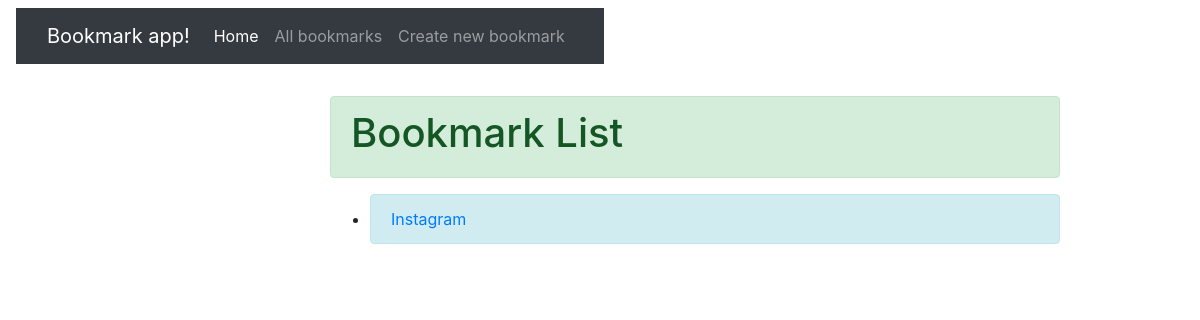
The page /bookmarks/bookmark/ on the database as committed earlier.
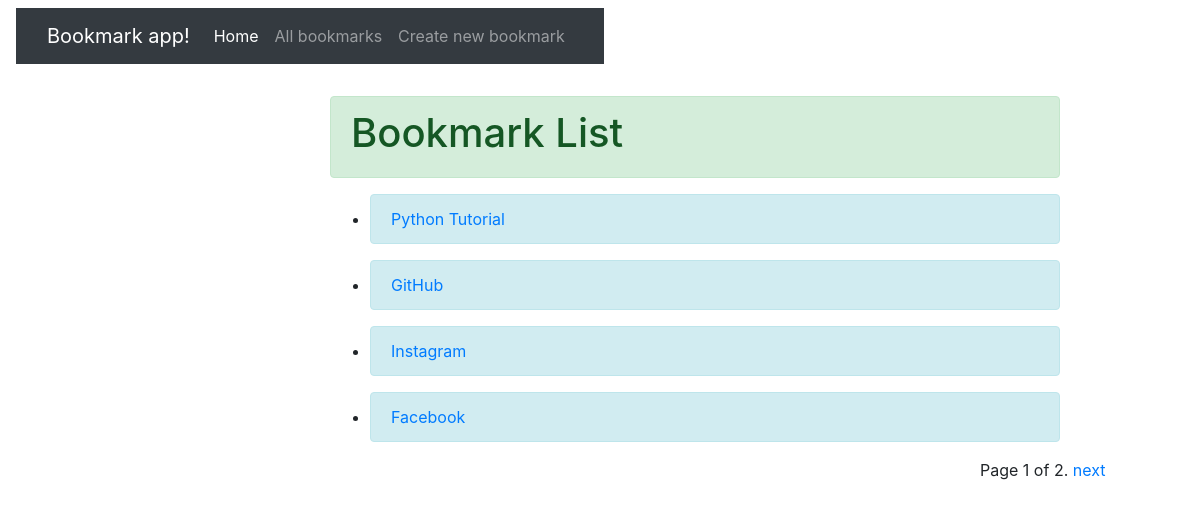
The same page on the database as committed later.
### bookmarks/models.py (models this page shows, shortened)
class bookmark(models.Model):
    url = models.URLField(max_length=200, unique=True)
    name = models.CharField(max_length=200)
    description = models.TextField(max_length=1000, help_text='Add description of bookmark')
    tag = TaggableManager()
    def get_absolute_url(self):
        return reverse('bookmark-detail', args=[str(self.id)])

### bookmarks/views.py (the view)
# urls.py: path('bookmark/', views.BookmarkListView.as_view(), name='bookmark'),
class BookmarkListView(generic.ListView):
    model = bookmark
    paginate_by = 4

### bookmarks/templates/bookmarks/bookmark_list.html (shortened to what this page needs)
<!DOCTYPE html>
<html lang="en">
<head>
    {% extends "base_generic.html" %}
{% block body %}
  <div class="alert alert-success" role="alert">
  <h1>Bookmark List</h1>
  </div>
  {% if bookmark_list %}
  <ul>
    {% for bookmark in bookmark_list %}
      <li>
        <div class="alert alert-info" role="alert">
        <a href="{{ bookmark.get_absolute_url }}">{{ bookmark.name }}</a>
        </div>
      </li>
    {% endfor %}
  </ul>
  {% else %}
  <div class="alert alert-dark" role="alert">
  There is no bookmark created.
  </div>
  {% endif %}
{% endblock %}

### bookmarks/templates/base_generic.html (shortened to what this page needs)
<!DOCTYPE html>
<html lang="en">
<head>
  <link rel="stylesheet" href="https://cdn.jsdelivr.net/npm/bootstrap@4.5.3/dist/css/bootstrap.min.css">
  {% load static %}
  <link rel="stylesheet" href="{% static 'css/styles.css' %}">
</head>
<body>
<nav class="navbar navbar-light" style="background-color: rgba(5,5,0,0);">
          <nav class="navbar navbar-expand-lg navbar-dark bg-dark">
  <div class="container-fluid">
    <a class="navbar-brand">Bookmark app!</a>
    <div class="collapse navbar-collapse" id="navbarNavAltMarkup">
      <div class="navbar-nav">
        <a class="nav-link active" aria-current="page" href="{% url 'index' %}">Home</a>
        <a class="nav-link" href="{% url 'bookmark' %}">All bookmarks</a>
        <a class="nav-link" href="{% url 'bookmark-create' %}">Create new bookmark</a>
      </div>
        </div>
  </div>
</nav>
</nav>
          <div class="container">
    <div class="row mt-4">
        <div class="col-lg-3  col-md-3 col-sm-12">
        </div>
        <div class="col-lg-8 col-lg-8 md-12 col-md-12 col-sm-12">
            {% block body %}{% endblock %}
        </div>
      <div class="col-sm-10 ">{% block content %}{% endblock %}</div>
    {% block pagination %}
    {% if is_paginated %}
        <div class="pagination">
            <span class="page-links">
                <span class="page-current">
                    Page {{ page_obj.number }} of {{ page_obj.paginator.num_pages }}.
                </span>
                {% if page_obj.has_next %}
                    <a href="{{ request.path }}?page={{ page_obj.next_page_number }}">next</a>
                {% endif %}
            </span>
        </div>
    {% endif %}
  {% endblock %}
    </div>
  </div>
</body>
</html>

Rows that differ between the two databases and show on the page:
added bookmark: name "Python Tutorial"
added bookmark: name "GitHub"
added bookmark: name "Facebook"
Other text that changed with them:
{{ page_obj.number }}: (not shown) → "1"
{{ page_obj.paginator.num_pages }}: (not shown) → "2"
text now shown: "Page of . next"
